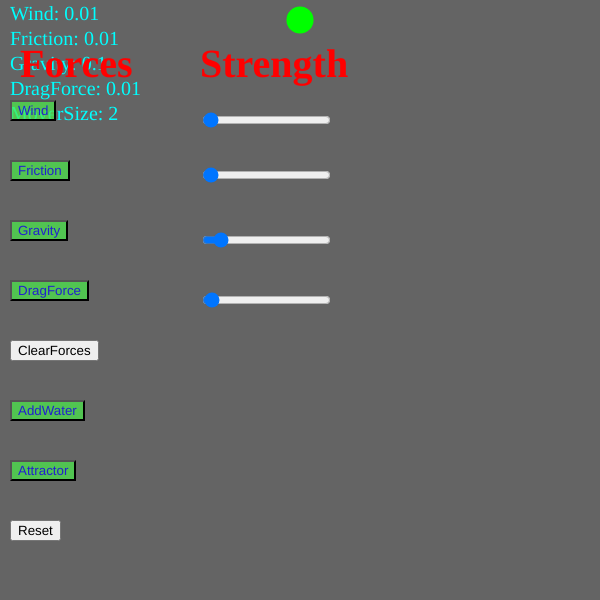
Frame 1 (no input)
Frame 60 (no input): identical to frame 1, image omitted
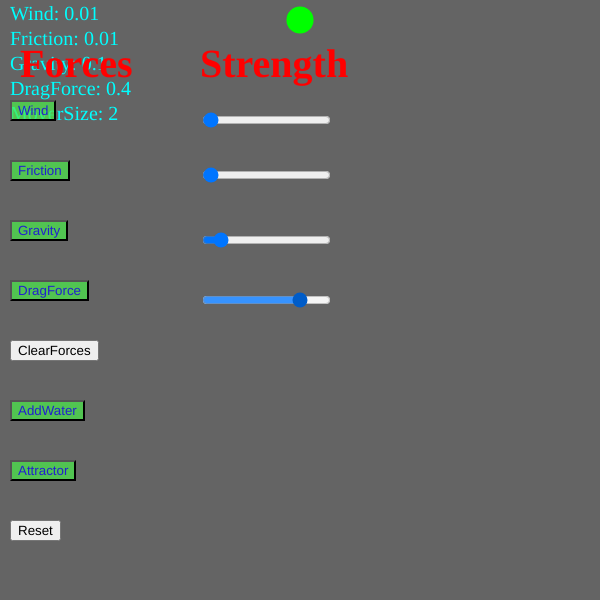
Frame 120 (the mouse pressed at the canvas centre since frame 60)

The p5.js sketch that drew these frames (run headless with seeded random() and noise() and a simulated clock; from frame 60 on, the mouse is pressed at the canvas centre):

// p5.js sketch
// ── sketch.js
function setup() {
  createCanvas(600, 600);
  startAll();
}
function draw() {
  background(100);
  assignSliders();
  if (attractorStatus) {
    attractor.display();
  }

  for (var i = 0; i < movers.length; i++) {
    let attractForce = attractor.attract(movers[i]);
    if (attractorStatus) {
      movers[i].applyForce(attractForce);
    }
    gravity.set(0, movers[i].mass * valGravity);
    wind.set(valWind, 0);
    createFrictionForce(movers[i]);
    let dragForce = liquid.calculateDragForce(movers[i]);
    if (gravityStatus) {
      movers[i].applyForce(gravity);
    }
    if (windStatus) {
      movers[i].applyForce(wind);
    }
    if (frictionStatus) {
      movers[i].applyForce(friction);
    }
    if (liquid.contains(movers[i])) {
      if (dragForceStatus && displayWater) {
        movers[i].applyForce(dragForce);
      }
    }
    movers[i].update();
    if (!attractorStatus) {
      movers[i].checkWalls();
    }
    movers[i].display();
  }

  if (displayWater) {
    liquid.display();
  }
  displayActiveForces();
  showForceValue();
}
function keyPressed() {
  if (keyCode === 32) {
    let col = color(random(255), random(255), random(255));
    movers.push(new Mover(mouseX, mouseY, moverSize, col));
  }
}

// ── Attractor.js
let Attractor = function (x, y, m, g) {
  this.pos = createVector(x, y);
  this.mass = m;
  this.G = g; // Gravitational attraction between two bodies strength.
};
Attractor.prototype.display = function () {
  fill(255, 255, 0);
  noStroke();
  ellipse(this.pos.x, this.pos.y, this.mass * 10, this.mass * 10);
};
Attractor.prototype.attract = function (mover) {
  let force = p5.Vector.sub(this.pos, mover.pos);
  let distance = force.mag();
  distance = constrain(distance, 5, 25);
  force.normalize();
  let strength = (this.G * this.mass * mover.mass) / (distance * distance);
  force.mult(strength);
  return force;
};

// ── Mover.js
let Liquid = function (x, y, w, h, c) {
  this.x = x;
  this.y = y;
  this.width = w;
  this.height = h;
  this.c = c;
};
Liquid.prototype.display = function () {
  fill(0, 0, 255, 100);
  noStroke();
  rect(this.x, this.y, this.width, this.height);
};
Liquid.prototype.contains = function (m) {
  let mp = m.pos; // Mover Position
  let mMass = (m.mass * m.scale) / 2; // Mover radius interms of mass
  return (
    mp.y + mMass > this.y &&
    mp.y - mMass < this.y + this.height &&
    mp.x + mMass > this.x &&
    mp.x - mMass < this.x + this.width
  );
};
Liquid.prototype.calculateDragForce = function (m) {
  let speed = m.vel.mag();
  let dragMagnitude = speed * speed * this.c;

  let dragForce = m.vel.copy();
  dragForce.normalize();
  dragForce.mult(-dragMagnitude);

  return dragForce;
};

let Mover = function (x, y, m, col) {
  this.pos = createVector(x, y);
  this.vel = createVector(0, 0);
  this.acc = createVector(0, 0);
  this.mass = m;
  this.scale = 10;
  this.col = col || color(0, 255, 0);
};
Mover.prototype.update = function () {
  this.vel.add(this.acc);
  this.pos.add(this.vel);
  this.acc.mult(0);
};
Mover.prototype.applyForce = function (force) {
  var f = p5.Vector.div(force, this.mass);
  this.acc.add(f);
};
Mover.prototype.display = function () {
  noStroke();
  fill(this.col);
  ellipse(
    this.pos.x,
    this.pos.y,
    this.mass * this.scale,
    this.mass * this.scale
  );
};

Mover.prototype.checkWalls = function () {
  if (this.pos.x > width) {
    this.pos.x = width;
    this.vel.x *= -1;
  } else if (this.pos.x < 0) {
    this.pos.x = 0;
    this.vel.x *= -1;
  }
  if (this.pos.y > height) {
    this.pos.y = height;
    this.vel.y *= -1;
  } else if (this.pos.y < 0) {
    this.pos.y = 0;
    this.vel.y *= -1;
  }
};

// ── forces.js
let activateWindForce = function () {
  windStatus = !windStatus;
};

let activateGravityForce = function () {
  gravityStatus = !gravityStatus;
};

let activateFrictionForce = function () {
  frictionStatus = !frictionStatus;
};

let activateDragForce = function () {
  dragForceStatus = !dragForceStatus;
};

let deactivateAllForces = function () {
  windStatus = false;
  gravityStatus = false;
  frictionStatus = false;
  dragForceStatus = false;
  displayWater = false;
  attractorStatus = false;
};

let drawWaterBody = function () {
  displayWater = !displayWater;
};

let showAttractor = function () {
  attractorStatus = !attractorStatus;
};

let createFrictionForce = function (m) {
  let c = valFriction; // Constant dragForce. How the surface and the object react with each other.
  let normalForce = 1;
  let frictionMag = c * normalForce;
  friction = m.vel.copy();
  friction.normalize();
  friction.mult(-1);
  friction.mult(frictionMag);
  return friction;
};

// ── other.js
let createTextParagraph = function () {
  let title = createP("Forces");
  title.position(20, 0);
  title.style("font-size", "40px");
  title.style("color", "red");
  title.style("font-weight", "bold");
  title.style("font-family", "ink free");
  let amount = createP("Strength");
  amount.position(200, 0);
  amount.style("font-size", "40px");
  amount.style("color", "red");
  amount.style("font-weight", "bold");
  amount.style("font-family", "ink free");

  let moverSizeText = createP("Adjust Movers Size");
  moverSizeText.position(1100, 10);
  moverSizeText.style("font-size", "20px");
  moverSizeText.style("color", "red");
  moverSizeText.style("font-weight", "bold");
  moverSizeText.style("font-family", "calibri");
};
let addSliders = function () {
  // DragForce
  slider1 = createSlider(0, 0.5, defaultValue1, incAmt);
  slider1.position(200, 290);
  //WindForce
  slider2 = createSlider(0, 1, defaultValue1, incAmt);
  slider2.position(200, 110);
  // GravityForce
  slider3 = createSlider(0, 1, defaultValue2, incAmt);
  slider3.position(200, 230);
  // FrictionForce
  slider4 = createSlider(0, 1, defaultValue1, incAmt);
  slider4.position(200, 165);
  // MoverSize
  slider5 = createSlider(1, 15, 2, 1);
  slider5.position(1110, 70);
};

let assignSliders = function () {
  valDrag = slider1.value();
  liquid.c = valDrag;
  valWind = slider2.value();
  valFriction = slider4.value();
  valGravity = slider3.value();
  moverSize = slider5.value();
};

let createLiquidSurface = function () {
  liquid = new Liquid(0, height / 2, width, height / 2, valDrag);
};

let createAttractor = function () {
  attractor = new Attractor(width / 2, height / 2, 10, 1);
};
let showForceValue = function () {
  textFont("calibri", 20);
  fill(0, 255, 255);
  text("Wind: " + valWind, 10, 20);
  text("Friction: " + valFriction, 10, 45);
  text("Gravity: " + valGravity, 10, 70);
  text("DragForce: " + valDrag, 10, 95);
  text("MoverSize: " + moverSize, 10, 120);
};

let startAll = function () {
  createTextParagraph();
  addSliders();
  createLiquidSurface();
  createMovers();
  createAttractor();
  createForces();
  createBtns();
  btnAction();
};

let resetSketch = function () {
  movers = [];
  createMovers();
  deactivateAllForces();
};

let createForces = function () {
  gravity = createVector(0, 0);
  wind = createVector(valWind, 0);
};

let createBtns = function () {
  windBtn = createButton("Wind");
  windBtn.position(10, 100);
  frictionBtn = createButton("Friction");
  frictionBtn.position(10, 160);
  gravityBtn = createButton("Gravity");
  gravityBtn.position(10, 220);
  fluidDragForcebtn = createButton("DragForce");
  fluidDragForcebtn.position(10, 280);
  clearAllForce = createButton("ClearForces");
  clearAllForce.position(10, 340);
  waterShow = createButton("AddWater");
  waterShow.position(10, 400);
  resetBtn = createButton("Reset");
  resetBtn.position(10, 520);

  addAttractor = createButton("Attractor");
  addAttractor.position(10, 460);
};
let btnAction = function () {
  windBtn.mousePressed(activateWindForce);
  frictionBtn.mousePressed(activateFrictionForce);
  gravityBtn.mousePressed(activateGravityForce);
  fluidDragForcebtn.mousePressed(activateDragForce);
  clearAllForce.mousePressed(deactivateAllForces);
  waterShow.mousePressed(drawWaterBody);
  resetBtn.mousePressed(resetSketch);
  addAttractor.mousePressed(showAttractor);
};

let createMovers = function () {
  for (var i = 0; i < 1; i++) {
    let x = width / 2;
    let y = 20;
    let m = random(2, 3);
    movers[i] = new Mover(x, y, m);
  }
};

let displayActiveForces = function () {
  if (windStatus) {
    windBtn.style("background-color", "green");
    windBtn.style("color", "orange");
  } else {
    windBtn.style("background-color", "rgba(75, 235, 75, 0.719)");
    windBtn.style("color", "rgba(26, 3, 228, 0.856)");
  }
  if (frictionStatus) {
    frictionBtn.style("background-color", "green");
    frictionBtn.style("color", "orange");
  } else {
    frictionBtn.style("background-color", "rgba(75, 235, 75, 0.719)");
    frictionBtn.style("color", "rgba(26, 3, 228, 0.856)");
  }
  if (gravityStatus) {
    gravityBtn.style("color", "orange");
    gravityBtn.style("background-color", "green");
  } else {
    gravityBtn.style("background-color", "rgba(75, 235, 75, 0.719)");
    gravityBtn.style("color", "rgba(26, 3, 228, 0.856)");
  }
  if (dragForceStatus) {
    fluidDragForcebtn.style("background-color", "green");
    fluidDragForcebtn.style("color", "orange");
  } else {
    fluidDragForcebtn.style("background-color", "rgba(75, 235, 75, 0.719)");
    fluidDragForcebtn.style("color", "rgba(26, 3, 228, 0.856)");
  }
  if (displayWater) {
    waterShow.style("background-color", "green");
    waterShow.style("color", "orange");
  } else {
    waterShow.style("background-color", "rgba(75, 235, 75, 0.719)");
    waterShow.style("color", "rgba(26, 3, 228, 0.856)");
  }
  if (attractorStatus) {
    addAttractor.style("background-color", "green");
    addAttractor.style("color", "orange");
  } else {
    addAttractor.style("background-color", "rgba(75, 235, 75, 0.719)");
    addAttractor.style("color", "rgba(26, 3, 228, 0.856)");
  }
};

// ── variable.js
let movers = [];
let attractor;
let gravity;
let wind;
let friction;
let windBtn,
  frictionBtn,
  gravityBtn,
  fluidDragForcebtn,
  clearAllForce,
  waterShow,
  resetBtn,
  slider1,
  slider2,
  slider3,
  slider4,
  slider5,
  slider6,
  addAttractor;
let windStatus = false;
let gravityStatus = false;
let frictionStatus = false;
let dragForceStatus = false;
let displayWater = false;
let attractorStatus = false;
let liquid = [];
let valDrag, valWind, valFriction, valGravity;
let defaultValue1 = 0.01;
let defaultValue2 = 0.1;
let incAmt = 0.01;
let moverSize;
